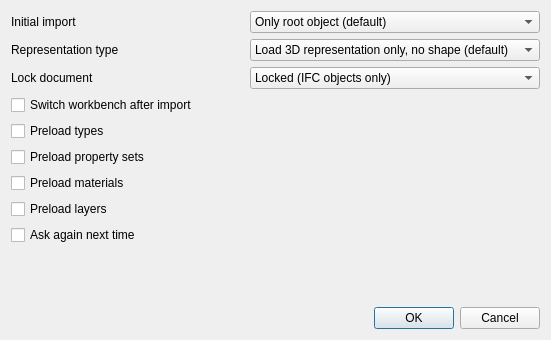
<?xml version="1.0" encoding="UTF-8"?>
<ui version="4.0">
 <class>Dialog</class>
 <widget class="QDialog" name="Dialog">
  <property name="geometry">
   <rect>
    <x>0</x>
    <y>0</y>
    <width>551</width>
    <height>340</height>
   </rect>
  </property>
  <property name="windowTitle">
   <string>IFC Import Options</string>
  </property>
  <layout class="QVBoxLayout" name="verticalLayout">
   <item>
    <layout class="QGridLayout" name="gridLayout">
     <item row="1" column="1">
      <widget class="QComboBox" name="comboStrategy">
       <property name="toolTip">
        <string>How the IFC file will initially be imported: Only one object, only project structure, or all individual objects.</string>
       </property>
       <item>
        <property name="text">
         <string>Only root object (default)</string>
        </property>
       </item>
       <item>
        <property name="text">
         <string>Project structure (levels)</string>
        </property>
       </item>
       <item>
        <property name="text">
         <string>All individual IFC objects</string>
        </property>
       </item>
      </widget>
     </item>
     <item row="1" column="0">
      <widget class="QLabel" name="label">
       <property name="text">
        <string>Initial import</string>
       </property>
      </widget>
     </item>
     <item row="3" column="1">
      <widget class="QComboBox" name="comboSingleDoc">
       <property name="toolTip">
        <string>Defines how IFC data is stored in the CivilCvCAD document. 'Single IFC document' treats the CivilCvCAD document itself as the IFC document, with all created content belonging to it. 'Use IFC document object' creates a separate object representing the IFC document, allowing both IFC and non-IFC content to coexist.</string>
       </property>
       <item>
        <property name="text">
         <string>Locked (IFC objects only)</string>
        </property>
       </item>
       <item>
        <property name="text">
         <string>Unlocked (non-IFC objects permitted)</string>
        </property>
       </item>
      </widget>
     </item>
     <item row="3" column="0">
      <widget class="QLabel" name="label_3">
       <property name="text">
        <string>Lock document</string>
       </property>
      </widget>
     </item>
     <item row="2" column="0">
      <widget class="QLabel" name="label_2">
       <property name="text">
        <string>Representation type</string>
       </property>
      </widget>
     </item>
     <item row="2" column="1">
      <widget class="QComboBox" name="comboShapeMode">
       <property name="toolTip">
        <string>The type of object created at import. Mesh is faster, but Shapes are more precise. You can convert between the two anytime by right-clicking the object tree</string>
       </property>
       <property name="currentIndex">
        <number>1</number>
       </property>
       <item>
        <property name="text">
         <string>Load the shape (slower)</string>
        </property>
       </item>
       <item>
        <property name="text">
         <string>Load 3D representation only, no shape (default)</string>
        </property>
       </item>
       <item>
        <property name="text">
         <string>No 3D representation</string>
        </property>
       </item>
      </widget>
     </item>
    </layout>
   </item>
   <item>
    <widget class="QCheckBox" name="checkSwitchWB">
     <property name="toolTip">
      <string>If this is checked, the workbench specified in Start preferences will be loaded after import</string>
     </property>
     <property name="text">
      <string>Switch workbench after import</string>
     </property>
    </widget>
   </item>
   <item>
    <widget class="QCheckBox" name="checkLoadTypes">
     <property name="toolTip">
      <string>Preloads IFC types that are connected to the objects. It is also possible to leave this setting disabled and double click later on the object to load the types.</string>
     </property>
     <property name="text">
      <string>Preload types</string>
     </property>
    </widget>
   </item>
   <item>
    <widget class="QCheckBox" name="checkLoadPsets">
     <property name="toolTip">
      <string>Preload property sets of all objects. It is advised to leave this unchecked and load property sets later, only when needed</string>
     </property>
     <property name="text">
      <string>Preload property sets</string>
     </property>
    </widget>
   </item>
   <item>
    <widget class="QCheckBox" name="checkLoadMaterials">
     <property name="toolTip">
      <string>Preload all materials of the file. It is advised to leave this unchecked and load materials later, only when needed</string>
     </property>
     <property name="text">
      <string>Preload materials</string>
     </property>
    </widget>
   </item>
   <item>
    <widget class="QCheckBox" name="checkLoadLayers">
     <property name="toolTip">
      <string>Preload all layers of the file. It is advised to leave this unchecked and load layers later, only when needed</string>
     </property>
     <property name="text">
      <string>Preload layers</string>
     </property>
    </widget>
   </item>
   <item>
    <widget class="QCheckBox" name="checkAskAgain">
     <property name="toolTip">
      <string>If this is unchecked, these settings will be applied automatically next time. This can be changed later under menu Edit -&gt; Preferences -&gt; BIM -&gt; Native IFC</string>
     </property>
     <property name="text">
      <string>Ask again next time</string>
     </property>
     <property name="checked">
      <bool>false</bool>
     </property>
    </widget>
   </item>
   <item>
    <spacer name="verticalSpacer">
     <property name="orientation">
      <enum>Qt::Vertical</enum>
     </property>
     <property name="sizeHint" stdset="0">
      <size>
       <width>20</width>
       <height>40</height>
      </size>
     </property>
    </spacer>
   </item>
   <item>
    <widget class="QDialogButtonBox" name="buttonBox">
     <property name="orientation">
      <enum>Qt::Horizontal</enum>
     </property>
     <property name="standardButtons">
      <set>QDialogButtonBox::Cancel|QDialogButtonBox::Ok</set>
     </property>
    </widget>
   </item>
  </layout>
 </widget>
 <resources/>
 <connections>
  <connection>
   <sender>buttonBox</sender>
   <signal>accepted()</signal>
   <receiver>Dialog</receiver>
   <slot>accept()</slot>
   <hints>
    <hint type="sourcelabel">
     <x>248</x>
     <y>254</y>
    </hint>
    <hint type="destinationlabel">
     <x>157</x>
     <y>274</y>
    </hint>
   </hints>
  </connection>
  <connection>
   <sender>buttonBox</sender>
   <signal>rejected()</signal>
   <receiver>Dialog</receiver>
   <slot>reject()</slot>
   <hints>
    <hint type="sourcelabel">
     <x>316</x>
     <y>260</y>
    </hint>
    <hint type="destinationlabel">
     <x>286</x>
     <y>274</y>
    </hint>
   </hints>
  </connection>
 </connections>
</ui>
